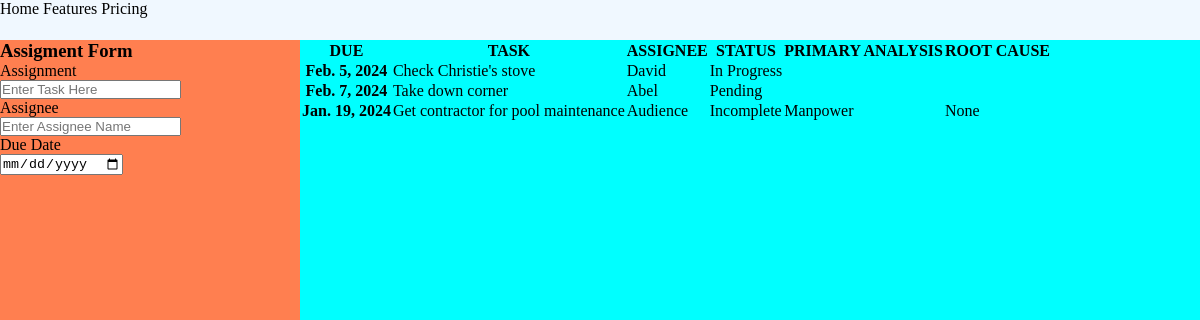
The page / on the database its author committed.
### todo/models.py (models this page shows, shortened)
class Task(models.Model):
    date = models.DateField(auto_now_add=True)
    assignee = models.CharField(max_length=200)
    assignment = models.CharField(max_length=200)
    due = models.DateField(blank=True, null=True)
    STATUS_CHOICES = (
        ('Pending', 'Pending'),
        ('In Progress', 'In Progress'),
        ('Complete', 'Complete'),
        ('Delayed', 'Delayed'),
        ('Cancelled', 'Cancelled'),
        ('Incomplete', 'Incomplete'),
    )
    status = models.CharField(max_length=200, choices=STATUS_CHOICES, default='Pending')
    PRIMARY_ANALYSIS_CHOICES = (
        ('Manpower', 'Manpower'),
        ('Process(es)', 'Process(es)'),
        ('Money', 'Money'),
        ('Machinery', 'Machinery'),
        ('Matrices', 'Matrices'),
        ('Culture', 'Culture'),
    )
    primary_cause = models.CharField(max_length=200, choices=PRIMARY_ANALYSIS_CHOICES, default='Process(es)', blank=True, null=True)
    problem = models.CharField(max_length=255, blank=True, null=True)
    why1 = models.CharField(max_length=255, blank=True, null=True)
    why2 = models.CharField(max_length=255, blank=True, null=True)
    why3 = models.CharField(max_length=255, blank=True, null=True)
    why4 = models.CharField(max_length=255, blank=True, null=True)
    root_cause = models.CharField(max_length=255, blank=True, null=True)

### todo/views.py (the view)
# urls.py: 2. Add a URL to urlpatterns:  path('', views.home, name='home')
def home(request):
    queryset = Task.objects.all().order_by('-date')
    context = {
        "queryset": queryset,
    }
    return render(request, "todo/home.html", context)

### todo/templates/todo/home.html (shortened to what this page needs)
<!DOCTYPE html>
{% load static %}
<html lang="en">
<head>
        <link rel="stylesheet" href="static/css/styles.css">
</head>
<body>
<div class="todo-app-container">
        <div class="todo-nav-container">
            <div class="nav-links-container">
                <a>Home</a>
                <a>Features</a>
                <a>Pricing</a>
            </div>
        </div>
<div class="todo-content-container">
            <div class="todo-form-container">
                <h3>Assigment Form</h3>
                        <form>
                          <div class="assigment-input-container">
                              <label for="assignment">Assignment</label>
                              <div>
                                <input type="text" id="assignment" placeholder="Enter Task Here">
                              </div>
                          </div>
                          <div class="assignee-input-container">
                              <label for="assignee">Assignee</label>
                              <div>
                                <input type="text" id="assignee" placeholder="Enter Assignee Name">
                              </div>
                          <div class="due_date-input-container">
                              <label for="due_date">Due Date</label>
                              <div>
                                <input type="date" id="due_date" placeholder="Enter Due Date">
                              </div>
                          </div>
                        </form>
            </div>
            </div>
          <div class="todo-table-container">
            <table>
                <thead>
                    <tr>
                      <th>DUE</th>
                      <th>TASK</th>
                      <th>ASSIGNEE</th>
                      <th>STATUS</th>
                      <th>PRIMARY ANALYSIS</th>
                      <th>ROOT CAUSE</th>
                    </tr>
                  </thead>
                  <tbody>
                    {% for todo in queryset %}
                    <tr>
                      <th>{{ todo.due }}</th>
                      <td>{{ todo.assignment }}</td>
                      <td>{{ todo.assignee }}</td>
                      {% if todo.status == "In Progress" %}
                      <td>{{ todo.status }}</td>
                      {% elif todo.status == "Pending" %}
                      <td>{{ todo.status }}</td>
                      {% elif todo.status == "Delayed"%}
                      <td>{{ todo.status }}</td>
                      {% elif todo.status == "Incomplete" %}
                      <td>{{ todo.status }}</td>
                      {% elif todo.status == "Cancelled" %}
                      <td>{{ todo.status }}</td>
                    {% else %}
                      <td>{{ todo.status }}</td>
                      {% endif %}
                      {% if todo.status == "Delayed" or todo.status == "Incomplete" or todo.status == "Cancelled" %}
                   <td>{{ todo.primary_cause }}</td>
                  <td>{{ todo.root_cause }}</td>
                    {% endif %}
                    {% endfor %}
                    </tr>
                  </tbody>
              </table>
          </div>
          </div>
</body>
</html>

### static/css/styles.css (style rules this page uses)
* { margin: 0; padding: 0; box-sizing: border-box; }
.todo-app-container { height: 100vh; width: 100vw; }
.todo-nav-container { background-color: aliceblue; height: 5vh; width: 100vw; }
.todo-content-container { height: 95vh; display: grid; grid-template-columns: 3fr 9fr; grid-template-rows: 1fr; }
.todo-form-container { background-color: coral; }
.todo-table-container { background-color:aqua; }

### rows shown on the page
Task: due "Feb. 5, 2024", assignment "Check Christie's stove", assignee "David", status "In Progress"
Task: due "Feb. 7, 2024", assignment "Take down corner", assignee "Abel", status "Pending"
Task: due "Jan. 19, 2024", assignment "Get contractor for pool maintenance", assignee "Audience", status "Incomplete", primary_cause "Manpower", root_cause "None"
